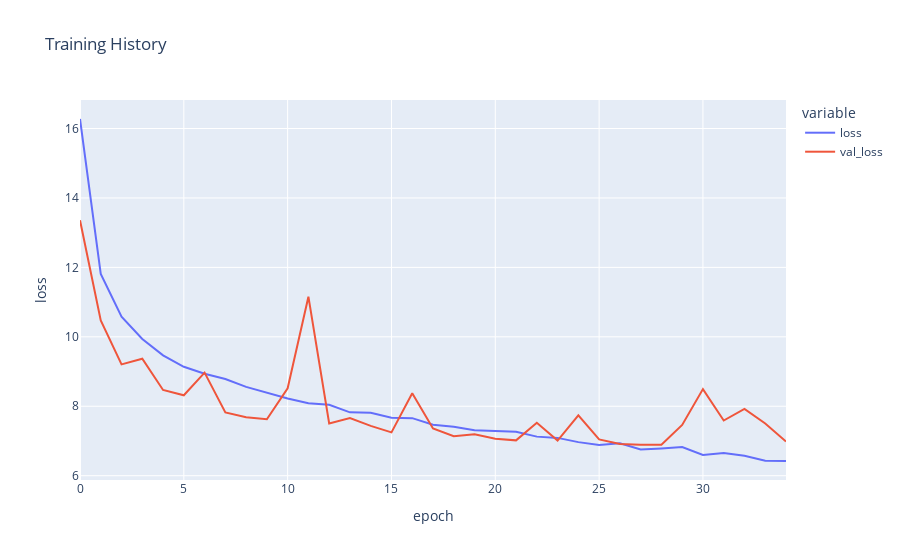

Write notebook code for a chart like this one.
### Code cell
figure_age = px.line(
    history_age.history, y=['loss', 'val_loss'],
    labels={'index': 'epoch', 'value': 'loss'}, 
    title='Training History')

figure_age.show()

### Figure 1 — Plotly figure (JSON) as saved in the notebook; plotly's stock layout.template omitted (floating-point values rounded to 4 significant figures)
{"data": [{"hovertemplate": "variable=loss<br>epoch=%{x}<br>loss=%{y}<extra></extra>", "legendgroup": "loss", "line": {"color": "#636efa", "dash": "solid"}, "marker": {"symbol": "circle"}, "mode": "lines", "name": "loss", "orientation": "v", "showlegend": true, "type": "scatter", "x": [0, 1, 2, 3, 4, 5, 6, 7, 8, 9, 10, 11, 12, 13, 14, 15, 16, 17, 18, 19, 20, 21, 22, 23, 24, 25, 26, 27, 28, 29, 30, 31, 32, 33, 34], "xaxis": "x", "y": [16.27, 11.81, 10.58, 9.939, 9.465, 9.136, 8.935, 8.786, 8.557, 8.386, 8.222, 8.084, 8.043, 7.825, 7.81, 7.672, 7.657, 7.468, 7.413, 7.309, 7.281, 7.265, 7.125, 7.089, 6.967, 6.886, 6.937, 6.757, 6.787, 6.825, 6.595, 6.656, 6.572, 6.43, 6.423], "yaxis": "y"}, {"hovertemplate": "variable=val_loss<br>epoch=%{x}<br>loss=%{y}<extra></extra>", "legendgroup": "val_loss", "line": {"color": "#EF553B", "dash": "solid"}, "marker": {"symbol": "circle"}, "mode": "lines", "name": "val_loss", "orientation": "v", "showlegend": true, "type": "scatter", "x": [0, 1, 2, 3, 4, 5, 6, 7, 8, 9, 10, 11, 12, 13, 14, 15, 16, 17, 18, 19, 20, 21, 22, 23, 24, 25, 26, 27, 28, 29, 30, 31, 32, 33, 34], "xaxis": "x", "y": [13.36, 10.47, 9.207, 9.368, 8.47, 8.317, 8.969, 7.824, 7.683, 7.624, 8.518, 11.16, 7.505, 7.659, 7.435, 7.247, 8.376, 7.36, 7.136, 7.19, 7.066, 7.018, 7.525, 7.012, 7.74, 7.047, 6.911, 6.889, 6.894, 7.462, 8.494, 7.589, 7.924, 7.503, 6.983], "yaxis": "y"}], "layout": {"legend": {"title": {"text": "variable"}, "tracegroupgap": 0}, "title": {"text": "Training History"}, "xaxis": {"anchor": "y", "domain": [0, 1], "title": {"text": "epoch"}}, "yaxis": {"anchor": "x", "domain": [0, 1], "title": {"text": "loss"}}}}
